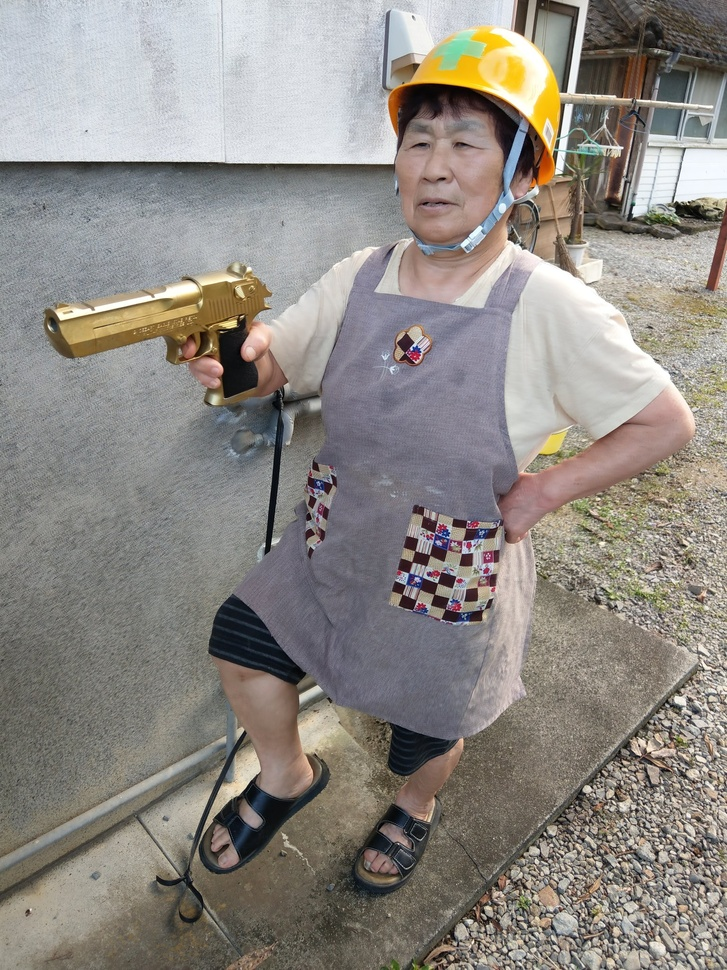
#> input picture image/grandma5.jpeg, 727 x 970 px, shrunk from 1536 x 2048 before the run, found by its file name
$ python contour.py
#> lines starting #> are read from the running program, lines starting #| are printed output that depends on the picture; after the words box and inside, x2 and y2 are one past the last pixel; in counts of white or black regions, pixels touching at a corner belong together
"""
엣지만을 추출한 엣지맵에는 연결관계가 암시적으로 나타나 있을 뿐
명시적으로 표현되어 있지 않음, 이러한 엣지들을 연결해 경계선으로 변환하고
경계선을 직선으로 변환하면 이후 단계인 물체 표현이나 인식에 무척 유리함
"""

import cv2 as cv
import numpy as np

img=cv.imread('./image/grandma5.jpeg')
#> img is the input picture: shape (970, 727, 3); mean B, G, R 131.7, 137.3, 142.2

gray=cv.cvtColor(img,cv.COLOR_BGR2GRAY)
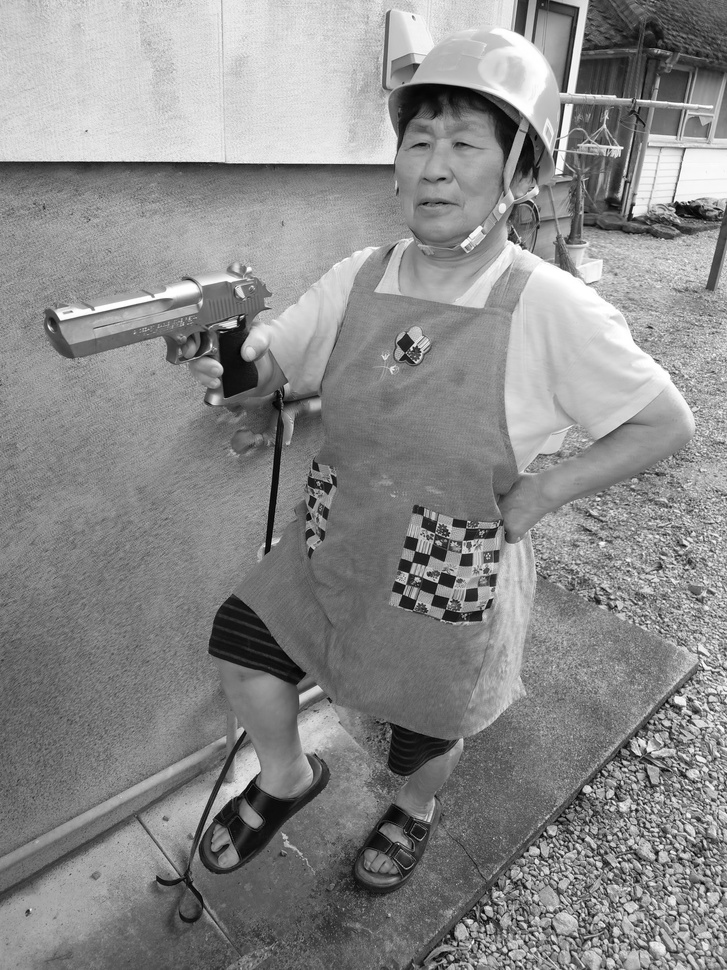
#> gray: shape (970, 727); min 0, max 255, mean 138.2

#edge map구하기 canny이용
canny=cv.Canny(image=gray,threshold1=50,threshold2=150,apertureSize=3,L2gradient=False)
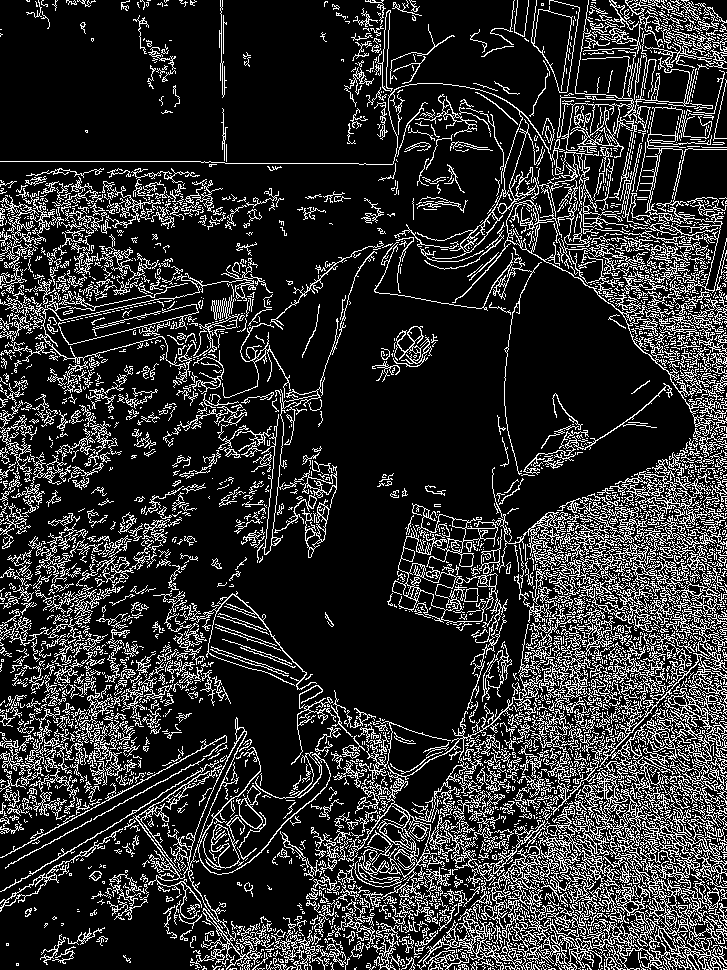
#> canny: shape (970, 727); 18.3% white in thin lines or dots

#경계선 찾기
#findContours : 경계선 찾기
#image : 이미지
#mode : 경계선 찾기 모드 cv.RETR_EXTERNAL : 외곽선만 찾기, cv.RETR_LIST : 모든 경계선 찾기, cv.RETR_CCOMP : 두 단계 계층 구조로 찾기, cv.RETR_TREE : 모든 경계선을 포함하는 계층 구조로 찾기
#method : 경계선 찾기 방법 cv.CHAIN_APPROX_NONE : 모든 점을 포함하는 경계선 찾기, cv.CHAIN_APPROX_SIMPLE : 경계선을 줄이는 방법
#contours : 윤곽선 목록 리스트, 리스트 각 요소는 numpy array로 구성되어 있음 ex) coutour[0] : 첫번째 윤곽선, coutour[0][0] : 첫번째 윤곽선의 첫번째 점
#hierarchy : 각 윤곽선의 계층 구조 정보를 담고 있는 numpy array, 각 윤곽선 i에 대해 hierarchy[0, i]는 [다음 윤곽선 인덱스, 이전 윤곽선 인덱스, 자식 윤곽선 인덱스, 부모 윤곽선 인덱스]의 4개 값을 가집니다. 윤곽선이 없는 경우 -1이 기록됩니다.
contour,hierarchy=cv.findContours(image=canny,mode=cv.RETR_LIST,method=cv.CHAIN_APPROX_NONE)
#> contour = 7028 contours, 6270 with area under 20; largest, box (x1, y1, x2, y2) and area: (491, 770, 727, 970) 13601, (392, 528, 508, 723) 3490, (348, 624, 594, 888) 2824, (435, 576, 496, 623) 1622, (613, 528, 725, 617) 1480

#lcontour : 윤곽선 목록 리스트
lcontour=[]


for i in range(len(contour)):
    #윤곽선의 점의 개수가 50개 이상인 경우 윤곽선 목록에 추가
    if contour[i].shape[0] > 150:
        lcontour.append(contour[i])
#> after the loop, lcontour = 224 contours, 13 with area under 20; largest, box (x1, y1, x2, y2) and area: (491, 770, 727, 970) 13601, (392, 528, 508, 723) 3490, (348, 624, 594, 888) 2824, (435, 576, 496, 623) 1622, (613, 528, 725, 617) 1480

#drawContours : 윤곽선 그리기
#image : 이미지
#contours : 윤곽선 목록 리스트
#contourIdx : 그릴 윤곽선 인덱스 -1은 모든 윤곽선을 그림
#color : 윤곽선 색상
#thickness : 윤곽선 두께
#> (the run stopped early here; a loop or call above may not have finished)

$ run again, with image/grandma1.jpeg copied over image/grandma5.jpeg
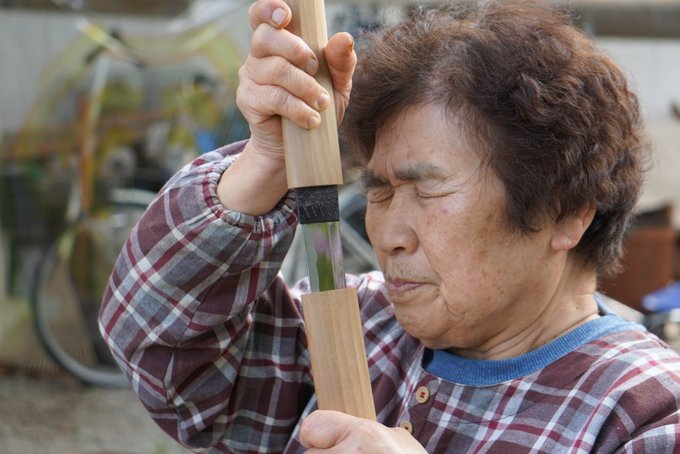
#> input picture image/grandma1.jpeg, 680 x 454 px, found by its file name
#> img is the input picture: shape (454, 680, 3); mean B, G, R 101.1, 105.9, 119.8
#> `gray=cv.cvtColor(img,cv.COLOR_BGR2GRAY)`:
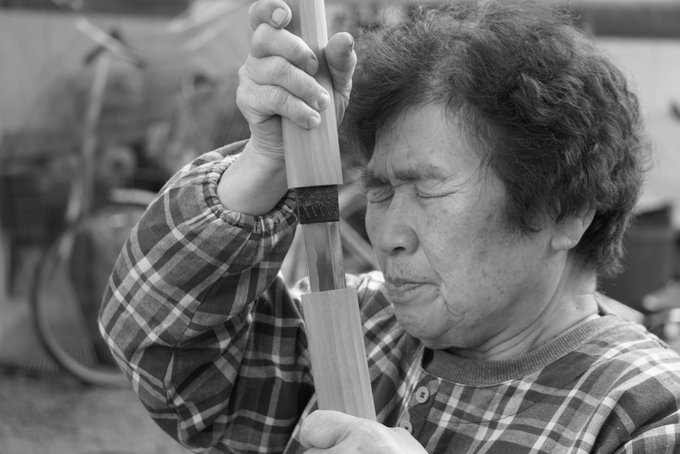
#> gray: shape (454, 680); min 4, max 255, mean 109.5
#> `canny=cv.Canny(image=gray,threshold1=50,threshold2=150,apertureSize=3,..`:
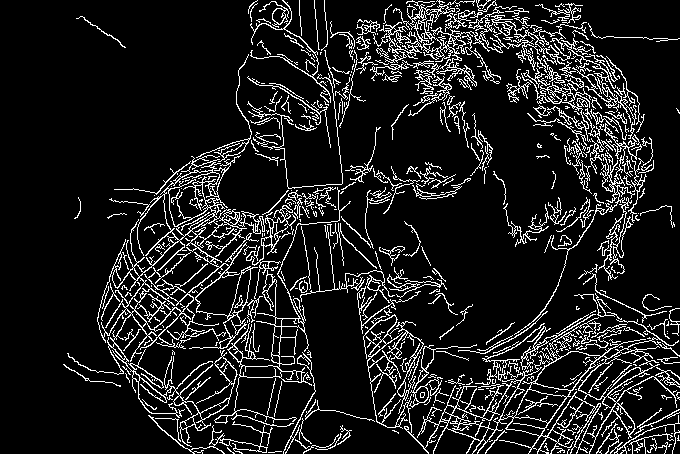
#> canny: shape (454, 680); 11.7% white in thin lines or dots
#> contour = 859 contours, 662 with area under 20; largest, box (x1, y1, x2, y2) and area: (67, 155, 265, 447) 12246, (363, 314, 680, 454) 7393, (379, 0, 571, 90) 2389, (147, 230, 220, 303) 1856, (214, 187, 351, 427) 1624
#> after the loop `for i in range(len(contour)):`: lcontour = 66 contours, 9 with area under 20; largest, box (x1, y1, x2, y2) and area: (67, 155, 265, 447) 12246, (363, 314, 680, 454) 7393, (379, 0, 571, 90) 2389, (147, 230, 220, 303) 1856, (214, 187, 351, 427) 1624

$ run again, with image/grandma2.jpeg copied over image/grandma5.jpeg
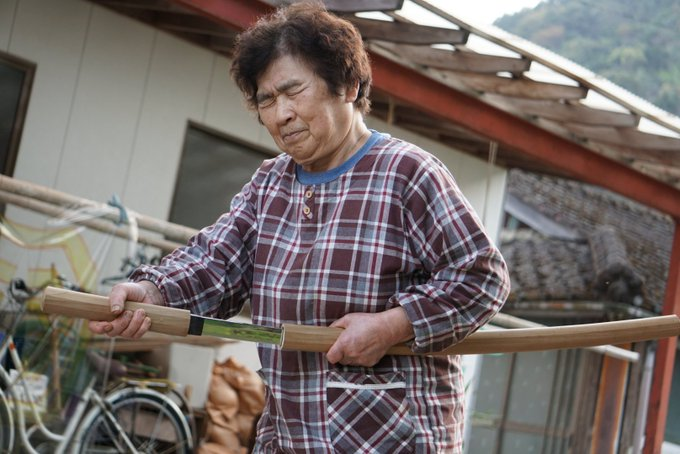
#> input picture image/grandma2.jpeg, 680 x 454 px, found by its file name
#> img is the input picture: shape (454, 680, 3); mean B, G, R 103.7, 107, 116.8
#> `gray=cv.cvtColor(img,cv.COLOR_BGR2GRAY)`:
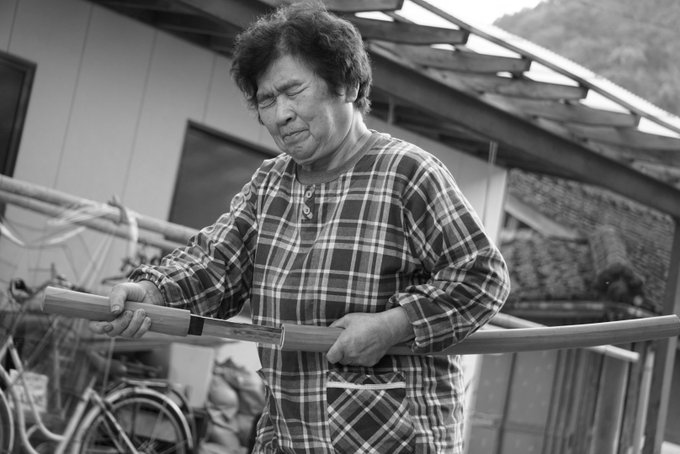
#> gray: shape (454, 680); min 3, max 255, mean 109.6
#> `canny=cv.Canny(image=gray,threshold1=50,threshold2=150,apertureSize=3,..`:
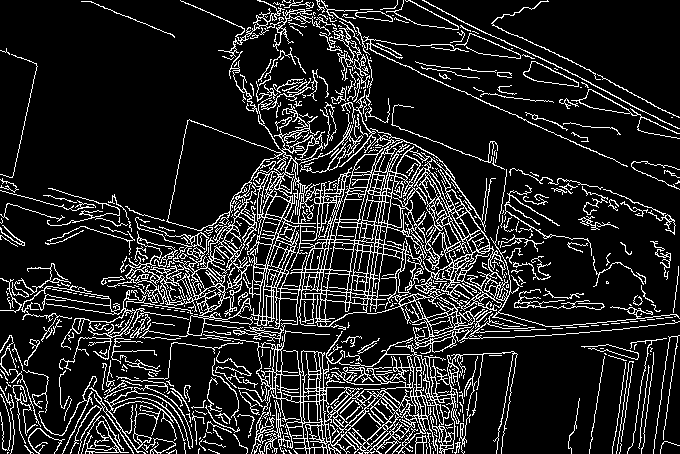
#> canny: shape (454, 680); 14.2% white in thin lines or dots
#> contour = 1255 contours, 851 with area under 20; largest, box (x1, y1, x2, y2) and area: (166, 51, 680, 353) 39862, (203, 330, 518, 454) 12493, (167, 119, 282, 231) 6661, (107, 185, 257, 340) 4698, (323, 354, 414, 412) 2502
#> after the loop `for i in range(len(contour)):`: lcontour = 91 contours, 24 with area under 20; largest, box (x1, y1, x2, y2) and area: (166, 51, 680, 353) 39862, (203, 330, 518, 454) 12493, (167, 119, 282, 231) 6661, (107, 185, 257, 340) 4698, (323, 354, 414, 412) 2502

$ run again, with image/grandma3.jpeg copied over image/grandma5.jpeg
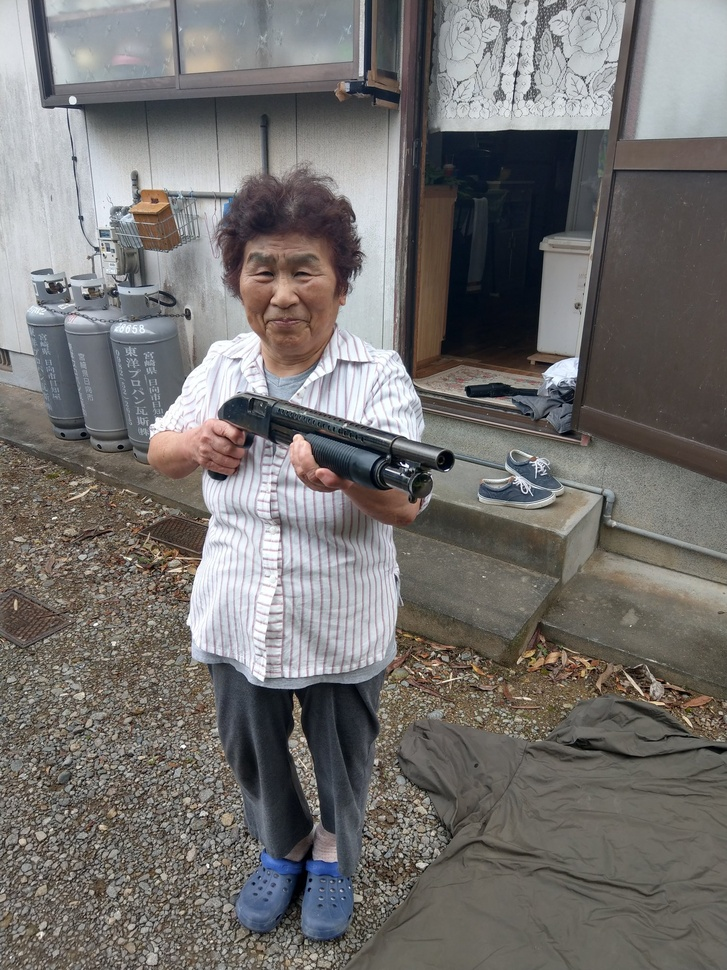
#> input picture image/grandma3.jpeg, 727 x 970 px, shrunk from 1536 x 2048 before the run, found by its file name
#> img is the input picture: shape (970, 727, 3); mean B, G, R 111.1, 113, 115.7
#> `gray=cv.cvtColor(img,cv.COLOR_BGR2GRAY)`:
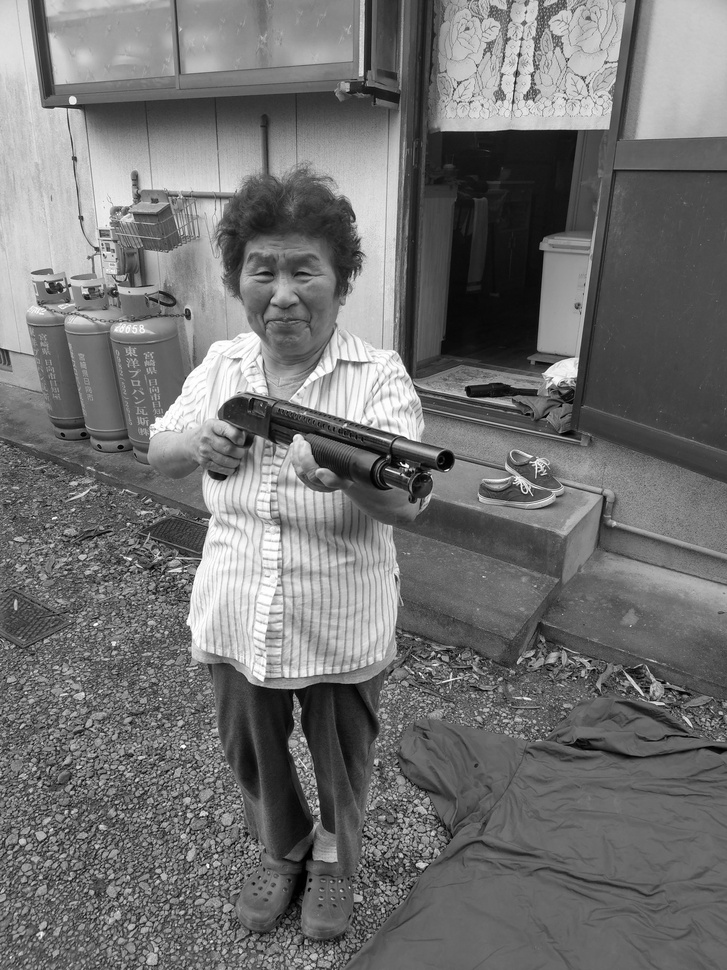
#> gray: shape (970, 727); min 0, max 255, mean 113.6
#> `canny=cv.Canny(image=gray,threshold1=50,threshold2=150,apertureSize=3,..`:
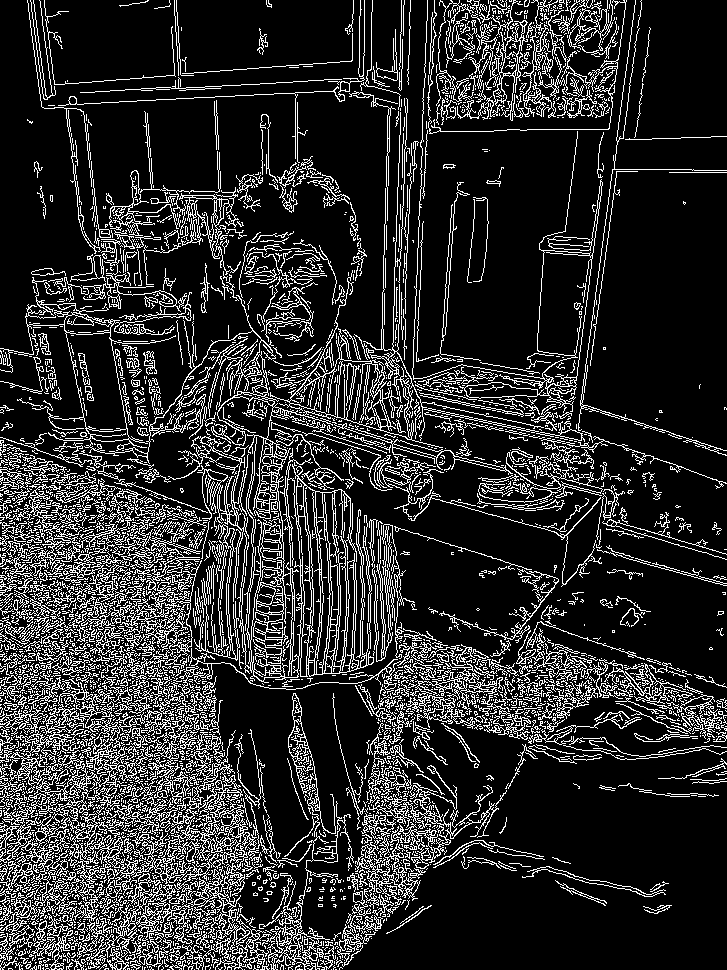
#> canny: shape (970, 727); 17.3% white in thin lines or dots
#> contour = 6538 contours, 5782 with area under 20; largest, box (x1, y1, x2, y2) and area: (0, 270, 443, 683) 24040, (0, 671, 271, 970) 12898, (412, 0, 603, 413) 6716, (537, 250, 593, 388) 5333, (65, 332, 127, 432) 4064
#> after the loop `for i in range(len(contour)):`: lcontour = 204 contours, 33 with area under 20; largest, box (x1, y1, x2, y2) and area: (0, 270, 443, 683) 24040, (0, 671, 271, 970) 12898, (412, 0, 603, 413) 6716, (537, 250, 593, 388) 5333, (65, 332, 127, 432) 4064
